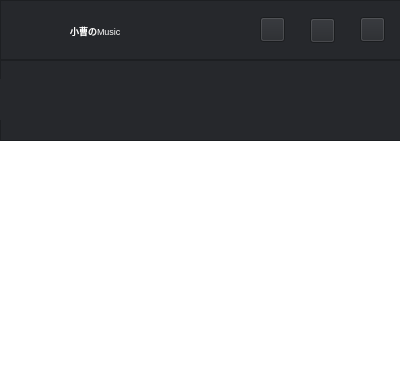
<?xml version="1.0" encoding="UTF-8"?>
<ui version="4.0">
 <class>SmallWindow</class>
 <widget class="QWidget" name="SmallWindow">
  <property name="geometry">
   <rect>
    <x>0</x>
    <y>0</y>
    <width>400</width>
    <height>387</height>
   </rect>
  </property>
  <property name="windowTitle">
   <string>Form</string>
  </property>
  <property name="styleSheet">
   <string notr="true">background-color: transparent;</string>
  </property>
  <widget class="QFrame" name="frame">
   <property name="geometry">
    <rect>
     <x>0</x>
     <y>0</y>
     <width>410</width>
     <height>60</height>
    </rect>
   </property>
   <property name="styleSheet">
    <string notr="true">background-color: #26282c;</string>
   </property>
   <property name="frameShape">
    <enum>QFrame::StyledPanel</enum>
   </property>
   <property name="frameShadow">
    <enum>QFrame::Raised</enum>
   </property>
   <widget class="QLabel" name="label">
    <property name="geometry">
     <rect>
      <x>5</x>
      <y>5</y>
      <width>50</width>
      <height>50</height>
     </rect>
    </property>
    <property name="styleSheet">
     <string notr="true">border-image: url(:/logo.png);</string>
    </property>
    <property name="text">
     <string/>
    </property>
   </widget>
   <widget class="QToolButton" name="btnBig">
    <property name="geometry">
     <rect>
      <x>360</x>
      <y>17</y>
      <width>25</width>
      <height>25</height>
     </rect>
    </property>
    <property name="styleSheet">
     <string notr="true">border-image: url(:/big.png);</string>
    </property>
    <property name="text">
     <string/>
    </property>
   </widget>
   <widget class="QToolButton" name="btnSound">
    <property name="geometry">
     <rect>
      <x>310</x>
      <y>18</y>
      <width>25</width>
      <height>25</height>
     </rect>
    </property>
    <property name="styleSheet">
     <string notr="true">border-image: url(:/sound.png);</string>
    </property>
    <property name="text">
     <string/>
    </property>
   </widget>
   <widget class="QToolButton" name="toolButton_3">
    <property name="geometry">
     <rect>
      <x>260</x>
      <y>17</y>
      <width>25</width>
      <height>25</height>
     </rect>
    </property>
    <property name="styleSheet">
     <string notr="true">border-image: url(:/list.png);</string>
    </property>
    <property name="text">
     <string/>
    </property>
   </widget>
   <widget class="QLabel" name="label_2">
    <property name="geometry">
     <rect>
      <x>70</x>
      <y>10</y>
      <width>171</width>
      <height>41</height>
     </rect>
    </property>
    <property name="font">
     <font>
      <pointsize>7</pointsize>
     </font>
    </property>
    <property name="styleSheet">
     <string notr="true">color:rgb(255, 255, 255);</string>
    </property>
    <property name="text">
     <string>小曹のMusic</string>
    </property>
   </widget>
  </widget>
  <widget class="QFrame" name="frame_2">
   <property name="geometry">
    <rect>
     <x>0</x>
     <y>60</y>
     <width>410</width>
     <height>81</height>
    </rect>
   </property>
   <property name="styleSheet">
    <string notr="true">background-color: #26282c;</string>
   </property>
   <property name="frameShape">
    <enum>QFrame::StyledPanel</enum>
   </property>
   <property name="frameShadow">
    <enum>QFrame::Raised</enum>
   </property>
   <widget class="QLabel" name="sing">
    <property name="geometry">
     <rect>
      <x>0</x>
      <y>19</y>
      <width>401</width>
      <height>41</height>
     </rect>
    </property>
    <property name="font">
     <font>
      <pointsize>6</pointsize>
     </font>
    </property>
    <property name="styleSheet">
     <string notr="true">color:qlineargradient(spread:pad, x1:0, y1:0, x2:1, y2:0, stop:0 rgba(231,80,229, 255), stop:1 rgba(7,208,255, 255));</string>
    </property>
    <property name="text">
     <string/>
    </property>
    <property name="alignment">
     <set>Qt::AlignCenter</set>
    </property>
   </widget>
  </widget>
  <zorder>frame</zorder>
  <zorder>btnBig</zorder>
  <zorder>frame_2</zorder>
 </widget>
 <resources/>
 <connections/>
</ui>
